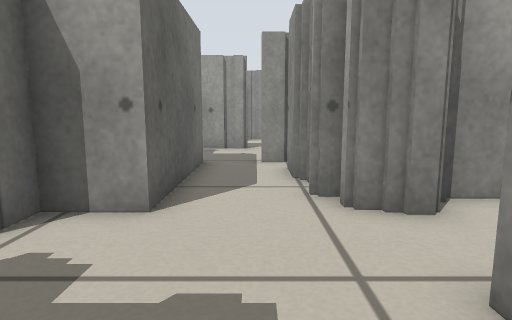
[1] (above)

24 first-person views from a walk through a world built for the Player/Stage simulator. The camera is 0.39 m above the floor, tilts 8° down and sees 75° across. Floor lines are 1 m apart. The floor is counted in squares, 0.25 m on a side. Each view is taken from the middle of a square. On the plan, view 1 faces up. The plan holds only what a view shows up to about 16 squares ahead; the rest is blank. The place goes on beyond the plan. Robots are left out.

[2]
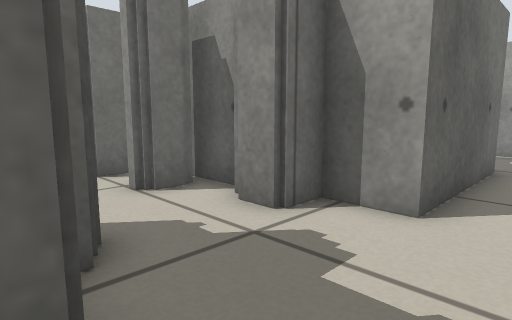

[3]
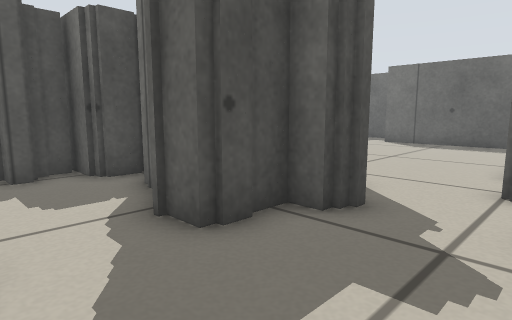

[4]
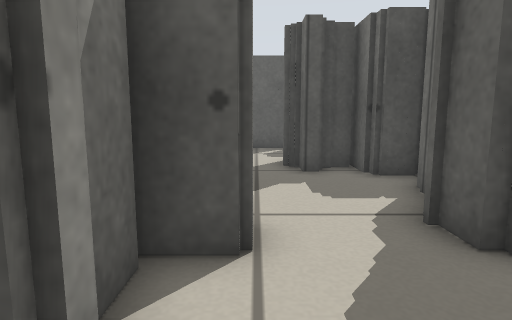

[5]
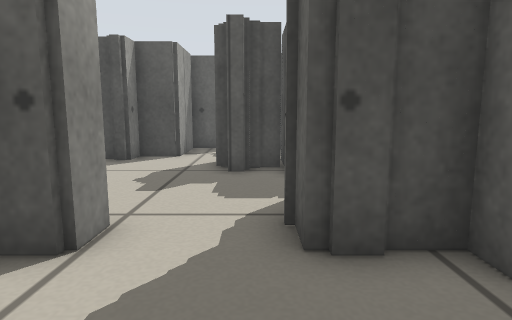

[6]
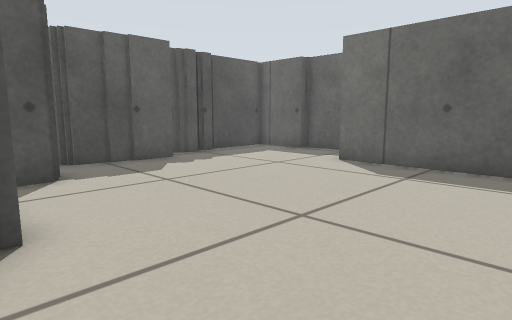

[7]
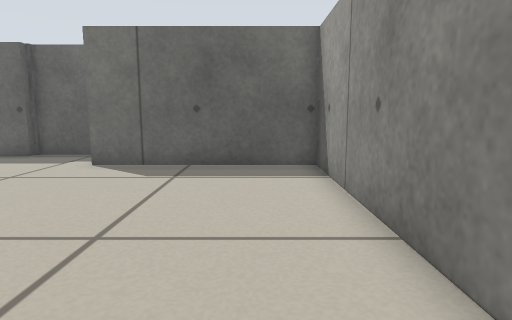

[8]
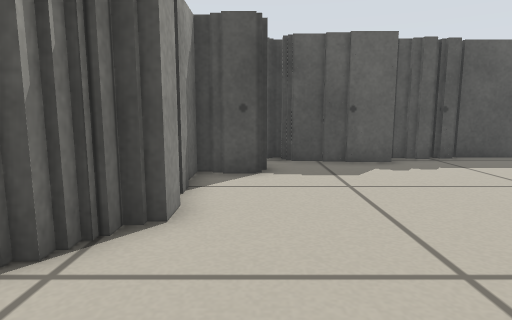

[9]
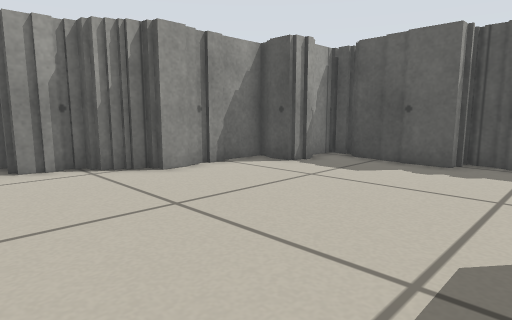

[10]
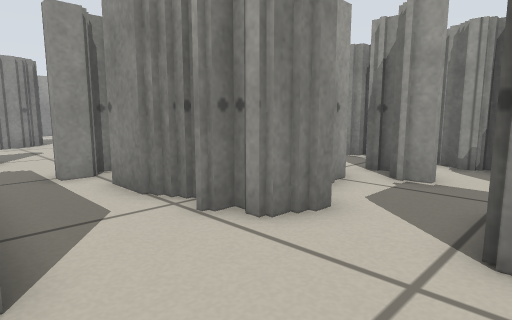

[11]
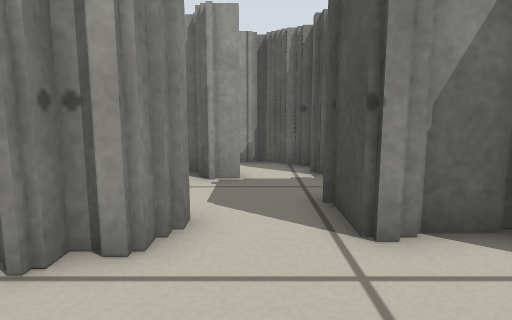

[12]
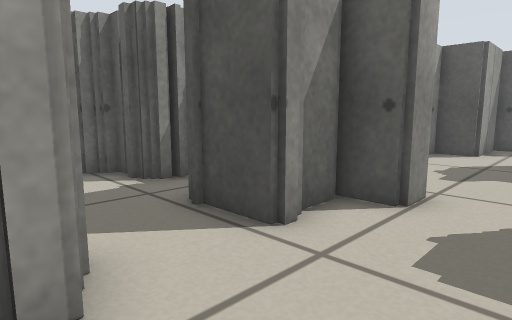

[13]
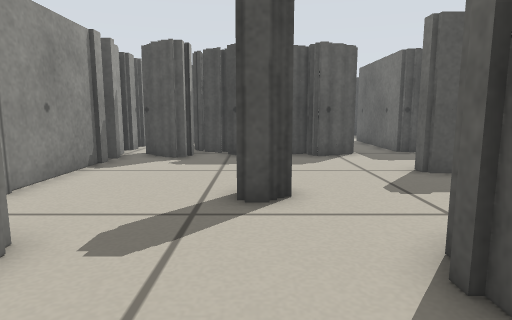

[14]
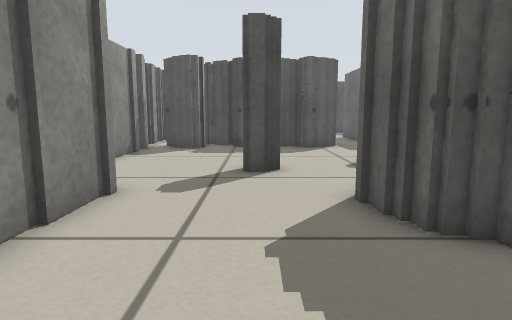

[15]
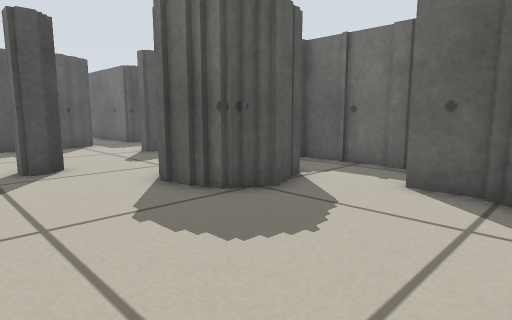

[16]
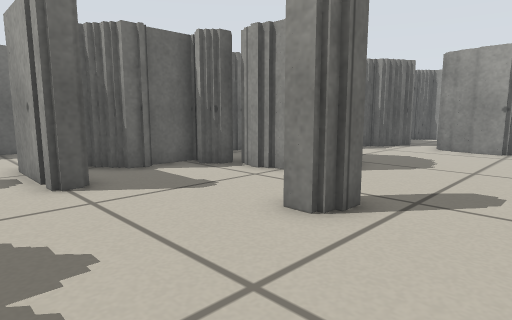

[17]
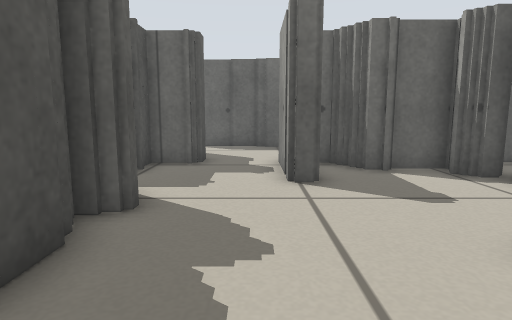

[18]
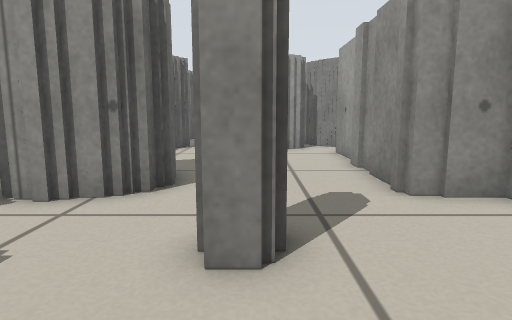

[19]
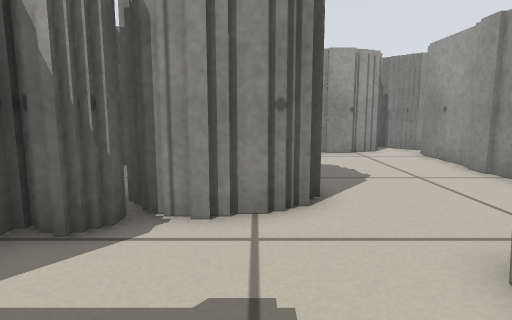

[20]
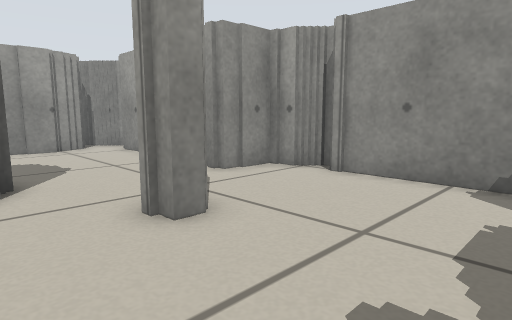

[21]
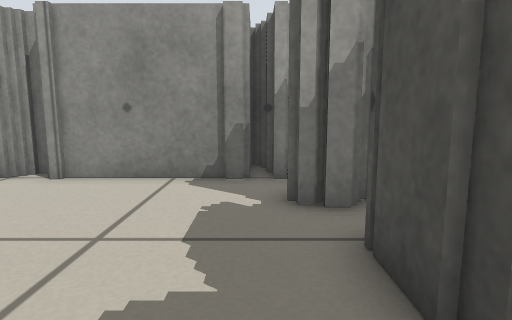

[22]
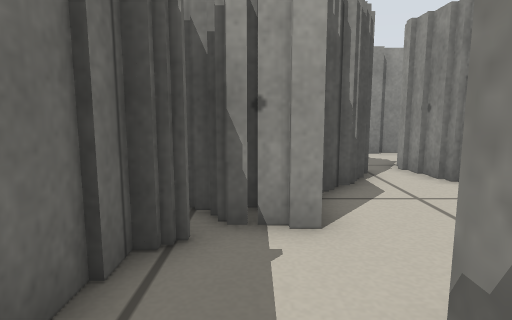

[23]
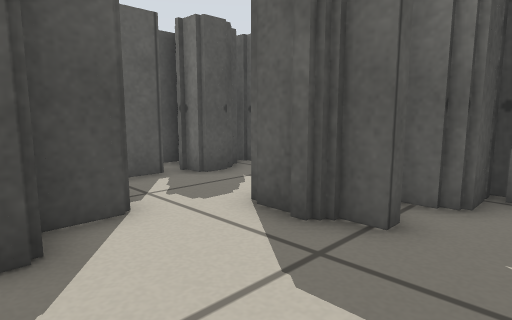

[24]
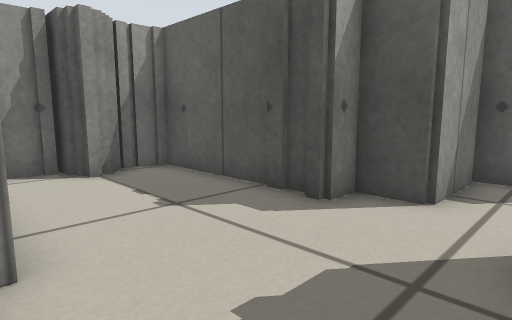

### Floor plan
Key: @ floor where view 1 was taken; # wall or solid block; . floor.
Columns run from 19 left of view 1 to 10 right of it. Each row starts with its distance up from view 1.
 29                    ########
 28                   ##..###.#
 27                   #.......#
 26                 ###.......#
 25                 #.........#
 24                ##.........#
 23                ##.####....#
 22                #..#  #....#
 21                ##.#  #....#
 20                 ######....###
 19                  ##.........#
 18                  #.....#....#
 17                 ##..........#
 16           #    ##...........#
 15           # ...####.........#
 14           #.................#
 13           #.................#
 12           #..  ##...#########
 11                ###..#####
 10                  #..#   #
  9                  #..#
  8                  #..#
  7                  #..##
  6                  #..######
  5             ######...##..## #
  4             #####........## #
  3   ############.......###..# #
  2   #..................#  .###
  1   #........... ###...#   #
  0   #..........#####.@.#
 -1   #..........#   #...#
 -2   #.........##   #...  #
 -3   #........##    #...........#
 -4   #........##  ###...........#
 -5 #..........##    ###........##
 -6 #...........#    ###........##
 -7 #.........###    ###..#######
 -8 #.........#       ...##
 -9 #.....#####      ....#
-10 #######  ##     .##..#
-11                #######

Where each view was taken, in squares from view 1:
view 1: 0 up, 0 right, facing up
view 2: 0 up, 0 right, facing up-left
view 3: 4 up, 1 right, facing down-left
view 4: 4 up, 1 right, facing down
view 5: 4 up, 1 left, facing down
view 6: 2 up, 7 left, facing down-left
view 7: 1 up, 7 left, facing left
view 8: 2 up, 9 left, facing down
view 9: 2 up, 16 left, facing down-right
view 10: 2 up, 2 left, facing up-right
view 11: 4 up, 2 left, facing right
view 12: 6 up, 1 left, facing down-right
view 13: 24 up, 4 right, facing down
view 14: 27 up, 4 right, facing down
view 15: 28 up, 6 right, facing down-left
view 16: 13 up, 7 right, facing up-left
view 17: 14 up, 7 right, facing left
view 18: 14 up, 4 right, facing up
view 19: 15 up, 1 right, facing up
view 20: 13 up, 1 right, facing up-right
view 21: 13 up, 1 right, facing right
view 22: 21 up, 2 left, facing up
view 23: 3 down, 4 right, facing down-left
view 24: 2 down, 0 right, facing down-right
